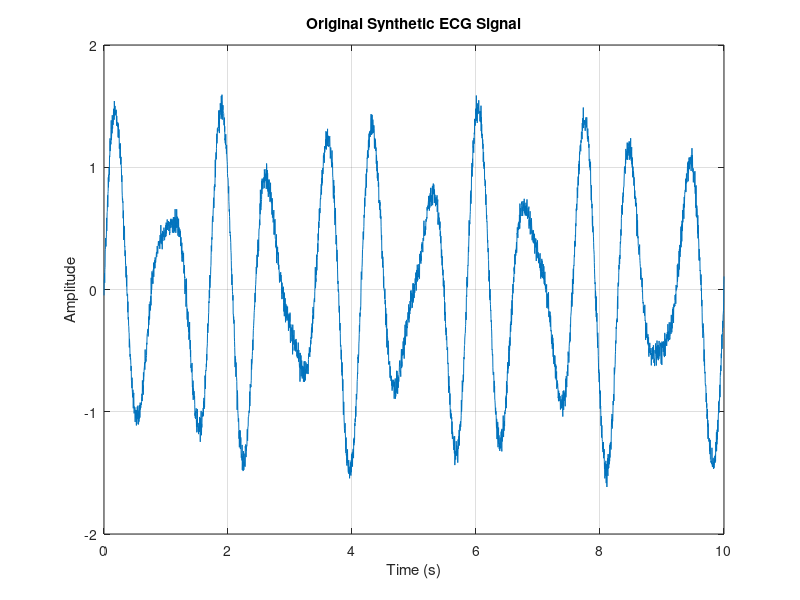

MATLAB code to generate this figure: (Note: this script raises an error after producing the figure.)
%% ECG Signal Denoising and Feature Extraction (MATLAB)

%% Parameters
fs = 360;             % Sampling frequency (Hz)
t = 0:1/fs:10;        % 10-second duration

%% Generate synthetic ECG-like signal
ecgSignal = 0.5*sin(2*pi*1.7*t) + ...   % P-wave + T-wave
            sin(2*pi*1.2*t) + ...       % QRS complex
            0.05*randn(size(t));        % Add small noise

%% Plot original ECG
figure;
plot(t, ecgSignal);
xlabel('Time (s)');
ylabel('Amplitude');
title('Original Synthetic ECG Signal');
grid on;

%% Design Filters
% 1. Bandpass Filter (0.5 - 40 Hz)
bpFilt = designfilt('bandpassfir','FilterOrder',100, ...
         'CutoffFrequency1',0.5,'CutoffFrequency2',40, ...
         'SampleRate',fs);
ecgFiltered = filter(bpFilt, ecgSignal);

% 2. Notch Filter at 50 Hz to remove powerline interference
d = designfilt('bandstopiir','FilterOrder',2, ...
               'HalfPowerFrequency1',49,'HalfPowerFrequency2',51, ...
               'DesignMethod','butter','SampleRate',fs);
ecgFiltered = filter(d, ecgFiltered);

%% Plot filtered ECG
figure;
plot(t, ecgFiltered);
xlabel('Time (s)');
ylabel('Amplitude');
title('Filtered ECG Signal');
grid on;

%% Frequency Analysis (FFT)
N = length(ecgFiltered);
f = (0:N-1)*(fs/N);  % Frequency axis
ECG_FFT = abs(fft(ecgFiltered));

figure;
plot(f, ECG_FFT);
xlim([0 60]);
xlabel('Frequency (Hz)');
ylabel('Magnitude');
title('ECG Signal FFT');
grid on;

%% Short-Time Fourier Transform (STFT)
window = 256;
noverlap = 128;
nfft = 512;

figure;
spectrogram(ecgFiltered, window, noverlap, nfft, fs, 'yaxis');
title('ECG Signal STFT');

%% R-Peak Detection (Simple method using findpeaks)
[peaks, locs] = findpeaks(ecgFiltered, 'MinPeakHeight',0.8, 'MinPeakDistance', fs*0.6);

figure;
plot(t, ecgFiltered);
hold on;
plot(t(locs), peaks, 'ro');
xlabel('Time (s)');
ylabel('Amplitude');
title('R-Peak Detection');
grid on;

%% Heart Rate Calculation
RR_intervals = diff(locs)/fs;  % in seconds
heartRate = 60 ./ RR_intervals; % bpm

fprintf('Average Heart Rate: %.2f bpm\n', mean(heartRate));
